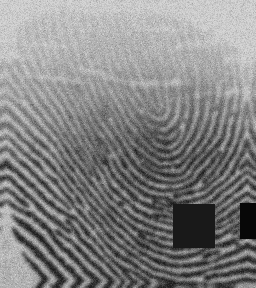
#> input picture AI/distorted_dataset/hasan/fingerprint_3c166b6e27d14c4b97d54a079d11b0da.bmp, 256 x 288 px; its folder holds only this picture in this run
$ python enhance.py
#> lines starting #> are read from the running program, lines starting #| are printed output that depends on the picture
#> in enhance_distorted_dataset, img is the input picture: shape (288, 256); min 7, max 213, mean 130.9
import cv2
import os
import numpy as np

# Enhancement pipeline: denoise, CLAHE, unsharp mask
def enhance_image(image):
	# Denoise
	denoised = cv2.fastNlMeansDenoising(image, None, h=15, templateWindowSize=7, searchWindowSize=21)
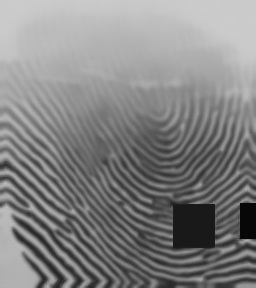
#> denoised: shape (288, 256); min 7, max 204, mean 130.8
	# CLAHE (Contrast Limited Adaptive Histogram Equalization)
	clahe = cv2.createCLAHE(clipLimit=2.0, tileGridSize=(8,8))
	contrast = clahe.apply(denoised)
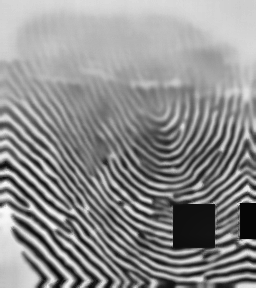
#> contrast: shape (288, 256); min 6, max 251, mean 141.4
	# Unsharp mask
	gaussian = cv2.GaussianBlur(contrast, (0,0), sigmaX=2)
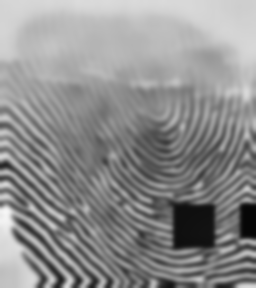
#> gaussian: shape (288, 256); min 6, max 246, mean 141.4
	unsharp = cv2.addWeighted(contrast, 1.5, gaussian, -0.5, 0)
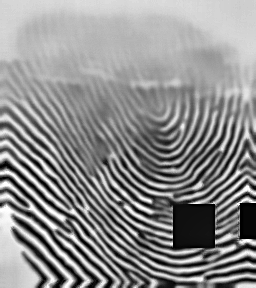
#> unsharp: shape (288, 256); min 0, max 255, mean 141.4
	return unsharp


def enhance_distorted_dataset(input_root="distorted_dataset", output_root="enhanced_dataset"):
	for person in os.listdir(input_root):
		in_dir = os.path.join(input_root, person)
		out_dir = os.path.join(output_root, person)
		if not os.path.isdir(in_dir):
			continue
		os.makedirs(out_dir, exist_ok=True)
		for fname in os.listdir(in_dir):
			if not fname.lower().endswith('.bmp'):
				continue
			in_path = os.path.join(in_dir, fname)
			out_path = os.path.join(out_dir, fname)
			img = cv2.imread(in_path, cv2.IMREAD_GRAYSCALE)
			if img is None:
				print(f"Failed to read {in_path}")
				continue
			enhanced = enhance_image(img)
			cv2.imwrite(out_path, enhanced)
			print(f"Enhanced and saved: {out_path}")
#> pass 2 of the loop in enhance_distorted_dataset, `for person in os.listdir(input_root):`:
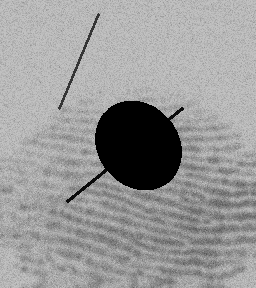
#> input picture AI/distorted_dataset/moh/fingerprint_032eefaac4554bc2a08d738ff4c28ab1.bmp, 256 x 288 px
#> in enhance_distorted_dataset, img is the input picture: shape (288, 256); min 0, max 193, mean 152.9
#> in enhance_image (call 2), `denoised = cv2.fastNlMeansDenoising(image, None, h=15, templateWindowS..`:
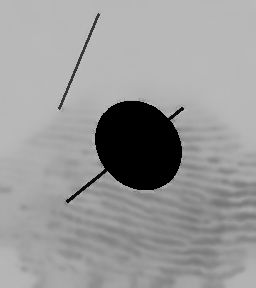
#> denoised: shape (288, 256); min 0, max 193, mean 153.1
#> in enhance_image (call 2), `gaussian = cv2.GaussianBlur(contrast, (0,0), sigmaX=2)`:
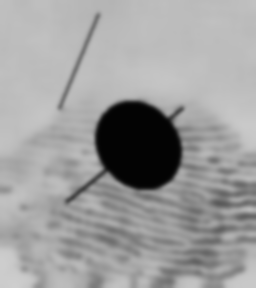
#> gaussian: shape (288, 256); min 3, max 206, mean 157.3

if __name__ == "__main__":
	enhance_distorted_dataset()
